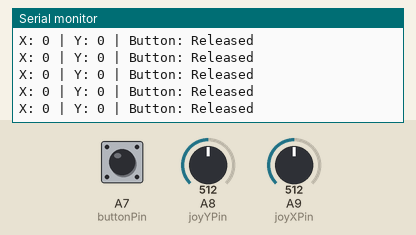
Simulated run of this sketch. Board: Teensy 4. On the bench: the last lines printed to the serial monitor. Inputs (shaded band) come from the test bench; at power-on: A7 (buttonPin) HIGH, A8 (joyYPin) = 512, A9 (joyXPin) = 512. USB keyboard and mouse output is not drawn.

Above: at 1.7 s.
1.8 s: A7 (buttonPin) pulled LOW for 0.15 s
3.4 s: A8 (joyYPin) set to 716
At 4.5 s:
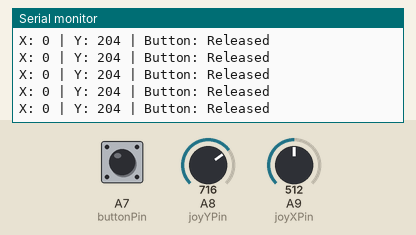
4.9 s: A9 (joyXPin) set to 716
At 5.8 s:
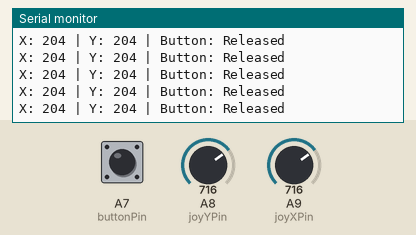
6.4 s: A7 (buttonPin) pulled LOW for 1 s
At 7.1 s:
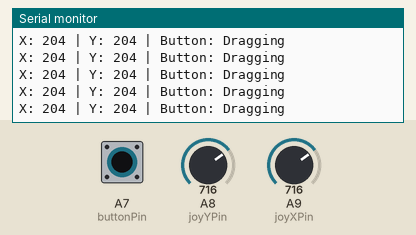
8.9 s: A8 (joyYPin) set to 900
At 10.0 s:
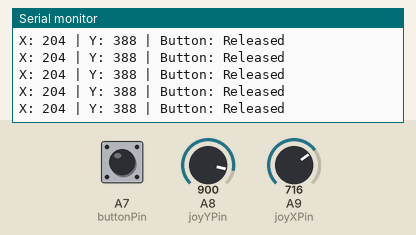
10.4 s: A9 (joyXPin) set to 900
At 11.2 s:
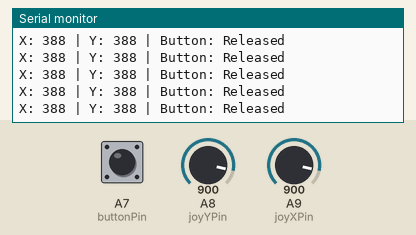
Timing chart, 0 to 12.9 s (numbered marks = the images above; inputs shaded):
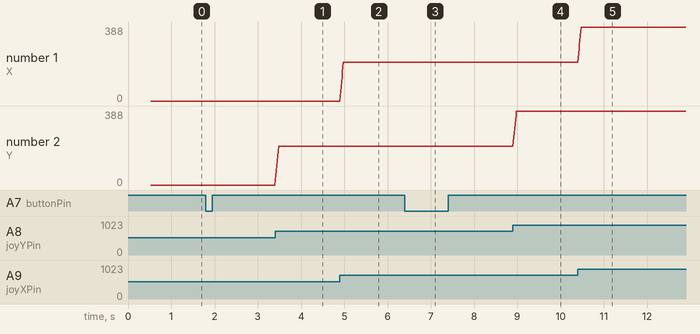

The sketch:

teensyjoystick_compmouse_3_24_25.ino
```cpp
#include <Bounce.h>

// Joystick pins
const int joyXPin = A9;
const int joyYPin = A8;
const int buttonPin = 21;

// Calibration values
int centerX = 512, centerY = 512; // Auto-calibrated values

// Deadzone and sensitivity
const int deadzone = 20;
const float sensitivity = 0.03;

// Button debounce
Bounce button = Bounce(buttonPin, 10);
bool isDragging = false; // Track if the button is held for dragging

// Smoothing filter
const int smoothingFactor = 8;
int joyXArray[smoothingFactor], joyYArray[smoothingFactor];
int indexical = 0;

// Auto-calibrate joystick center position
void calibrateJoystick() {
    long sumX = 0, sumY = 0;
    for (int i = 0; i < 100; i++) { // Take 100 readings
        sumX += analogRead(joyXPin);
        sumY += analogRead(joyYPin);
        delay(5);
    }
    centerX = sumX / 100;
    centerY = sumY / 100;
}

void setup() {
    pinMode(buttonPin, INPUT_PULLUP);
    Serial.begin(115200); // Start Serial Monitor
    Mouse.begin();
    calibrateJoystick(); // Auto-calibrate joystick at startup
}

void loop() {
    // Read joystick values and apply calibration
    joyXArray[indexical] = analogRead(joyXPin) - centerX;
    joyYArray[indexical] = analogRead(joyYPin) - centerY;
    indexical = (indexical + 1) % smoothingFactor;

    // Compute moving average
    int avgX = 0, avgY = 0;
    for (int i = 0; i < smoothingFactor; i++) {
        avgX += joyXArray[i];
        avgY += joyYArray[i];
    }
    avgX /= smoothingFactor;
    avgY /= smoothingFactor;

    // Apply deadzone
    if (abs(avgX) < deadzone) avgX = 0;
    if (abs(avgY) < deadzone) avgY = 0;

    // Move mouse
    Mouse.move(avgX * sensitivity, avgY * sensitivity, 0);

    // Handle button press for drag functionality
    button.update();
    if (button.fallingEdge()) {
        Mouse.press(MOUSE_LEFT);  // Click and hold for dragging
        isDragging = true;
    }
    if (button.risingEdge()) {
        Mouse.release(MOUSE_LEFT); // Release the button
        isDragging = false;
    }

    // Serial Monitor Output
    Serial.print("X: "); Serial.print(avgX);
    Serial.print(" | Y: "); Serial.print(avgY);
    Serial.print(" | Button: "); Serial.println(isDragging ? "Dragging" : "Released");

    delay(10); // Small delay for smooth movement
}
```

Measured:
- after the input at 3.4 s, the serial monitor: prints a new line at once (image 1)
- after the input at 4.9 s, the serial monitor: prints a new line at once (image 2)
- after the input at 6.4 s, the serial monitor: prints a new line at once (image 3)
- after the input at 8.9 s, the serial monitor: prints a new line at once (image 4)
- after the input at 10.4 s, the serial monitor: prints a new line at once (image 5)
- plotted number 2: 0 → 204 after the input at 3.4 s, 204 → 388 after the input at 8.9 s
